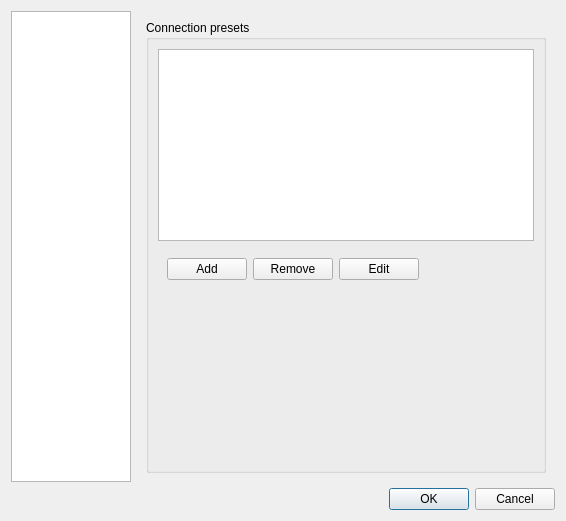
<?xml version="1.0" encoding="UTF-8"?>
<ui version="4.0">
 <class>PrefsDialog</class>
 <widget class="QDialog" name="PrefsDialog">
  <property name="geometry">
   <rect>
    <x>0</x>
    <y>0</y>
    <width>566</width>
    <height>521</height>
   </rect>
  </property>
  <property name="windowTitle">
   <string>Preferences</string>
  </property>
  <layout class="QGridLayout" name="gridLayout">
   <item row="0" column="1">
    <widget class="QStackedWidget" name="stacker">
     <property name="sizePolicy">
      <sizepolicy hsizetype="Expanding" vsizetype="Preferred">
       <horstretch>0</horstretch>
       <verstretch>0</verstretch>
      </sizepolicy>
     </property>
     <property name="currentIndex">
      <number>1</number>
     </property>
     <widget class="QWidget" name="generalPage">
      <layout class="QHBoxLayout" name="horizontalLayout">
       <item>
        <widget class="QGroupBox" name="groupBox">
         <property name="title">
          <string>General settings</string>
         </property>
         <layout class="QGridLayout" name="gridLayout_3">
          <property name="verticalSpacing">
           <number>8</number>
          </property>
          <item row="0" column="0">
           <widget class="QLabel" name="label_2">
            <property name="text">
             <string>&amp;Instrument name:</string>
            </property>
            <property name="buddy">
             <cstring>instrument</cstring>
            </property>
           </widget>
          </item>
          <item row="0" column="1">
           <widget class="QLineEdit" name="instrument">
            <property name="sizePolicy">
             <sizepolicy hsizetype="Expanding" vsizetype="Fixed">
              <horstretch>0</horstretch>
              <verstretch>0</verstretch>
             </sizepolicy>
            </property>
           </widget>
          </item>
          <item row="2" column="0" colspan="2">
           <widget class="QCheckBox" name="autoReconnect">
            <property name="text">
             <string>Automatically reconnect</string>
            </property>
           </widget>
          </item>
          <item row="3" column="0">
           <widget class="QCheckBox" name="confirmExit">
            <property name="text">
             <string>Confirm on exit</string>
            </property>
           </widget>
          </item>
          <item row="4" column="0">
           <widget class="QCheckBox" name="showTrayIcon">
            <property name="text">
             <string>Show tray icon</string>
            </property>
           </widget>
          </item>
          <item row="5" column="0">
           <spacer name="verticalSpacer_2">
            <property name="orientation">
             <enum>Qt::Vertical</enum>
            </property>
            <property name="sizeHint" stdset="0">
             <size>
              <width>20</width>
              <height>40</height>
             </size>
            </property>
           </spacer>
          </item>
          <item row="1" column="0">
           <spacer name="verticalSpacer_5">
            <property name="orientation">
             <enum>Qt::Vertical</enum>
            </property>
            <property name="sizeType">
             <enum>QSizePolicy::Fixed</enum>
            </property>
            <property name="sizeHint" stdset="0">
             <size>
              <width>20</width>
              <height>10</height>
             </size>
            </property>
           </spacer>
          </item>
         </layout>
        </widget>
       </item>
      </layout>
     </widget>
     <widget class="QWidget" name="page">
      <layout class="QVBoxLayout" name="verticalLayout">
       <item>
        <widget class="QGroupBox" name="groupBox_2">
         <property name="title">
          <string>Connection presets</string>
         </property>
         <layout class="QGridLayout" name="gridLayout_2">
          <property name="verticalSpacing">
           <number>8</number>
          </property>
          <item row="0" column="0" colspan="2">
           <widget class="QListWidget" name="settinglist">
            <property name="sizePolicy">
             <sizepolicy hsizetype="Expanding" vsizetype="Minimum">
              <horstretch>0</horstretch>
              <verstretch>0</verstretch>
             </sizepolicy>
            </property>
           </widget>
          </item>
          <item row="2" column="0">
           <spacer name="verticalSpacer">
            <property name="orientation">
             <enum>Qt::Vertical</enum>
            </property>
            <property name="sizeHint" stdset="0">
             <size>
              <width>20</width>
              <height>40</height>
             </size>
            </property>
           </spacer>
          </item>
          <item row="1" column="0" colspan="2">
           <widget class="QFrame" name="verticalFrame">
            <layout class="QHBoxLayout" name="horizontalLayout_3">
             <item>
              <widget class="QPushButton" name="settingAdd">
               <property name="text">
                <string>Add</string>
               </property>
              </widget>
             </item>
             <item>
              <widget class="QPushButton" name="settingDel">
               <property name="text">
                <string>Remove</string>
               </property>
              </widget>
             </item>
             <item>
              <widget class="QPushButton" name="settingEdit">
               <property name="text">
                <string>Edit</string>
               </property>
              </widget>
             </item>
             <item>
              <spacer name="horizontalSpacer_2">
               <property name="orientation">
                <enum>Qt::Horizontal</enum>
               </property>
               <property name="sizeHint" stdset="0">
                <size>
                 <width>40</width>
                 <height>20</height>
                </size>
               </property>
              </spacer>
             </item>
            </layout>
           </widget>
          </item>
         </layout>
        </widget>
       </item>
      </layout>
     </widget>
    </widget>
   </item>
   <item row="1" column="0" colspan="2">
    <widget class="QDialogButtonBox" name="buttonBox">
     <property name="orientation">
      <enum>Qt::Horizontal</enum>
     </property>
     <property name="standardButtons">
      <set>QDialogButtonBox::Cancel|QDialogButtonBox::Ok</set>
     </property>
    </widget>
   </item>
   <item row="0" column="0">
    <widget class="QTreeWidget" name="settingsTree">
     <property name="sizePolicy">
      <sizepolicy hsizetype="Maximum" vsizetype="Expanding">
       <horstretch>0</horstretch>
       <verstretch>0</verstretch>
      </sizepolicy>
     </property>
     <property name="maximumSize">
      <size>
       <width>120</width>
       <height>16777215</height>
      </size>
     </property>
     <property name="rootIsDecorated">
      <bool>false</bool>
     </property>
     <property name="headerHidden">
      <bool>true</bool>
     </property>
     <property name="expandsOnDoubleClick">
      <bool>false</bool>
     </property>
     <column>
      <property name="text">
       <string>Name</string>
      </property>
     </column>
    </widget>
   </item>
  </layout>
 </widget>
 <tabstops>
  <tabstop>buttonBox</tabstop>
 </tabstops>
 <resources/>
 <connections>
  <connection>
   <sender>buttonBox</sender>
   <signal>accepted()</signal>
   <receiver>PrefsDialog</receiver>
   <slot>accept()</slot>
   <hints>
    <hint type="sourcelabel">
     <x>254</x>
     <y>514</y>
    </hint>
    <hint type="destinationlabel">
     <x>157</x>
     <y>274</y>
    </hint>
   </hints>
  </connection>
  <connection>
   <sender>buttonBox</sender>
   <signal>rejected()</signal>
   <receiver>PrefsDialog</receiver>
   <slot>reject()</slot>
   <hints>
    <hint type="sourcelabel">
     <x>322</x>
     <y>514</y>
    </hint>
    <hint type="destinationlabel">
     <x>286</x>
     <y>274</y>
    </hint>
   </hints>
  </connection>
 </connections>
</ui>
